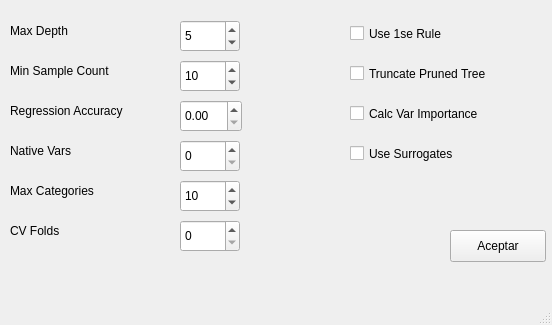
<?xml version="1.0" encoding="UTF-8"?>
<ui version="4.0">
 <class>Conf_ERTrees</class>
 <widget class="QMainWindow" name="Conf_ERTrees">
  <property name="geometry">
   <rect>
    <x>0</x>
    <y>0</y>
    <width>552</width>
    <height>325</height>
   </rect>
  </property>
  <property name="minimumSize">
   <size>
    <width>552</width>
    <height>325</height>
   </size>
  </property>
  <property name="windowTitle">
   <string>Configuración ERTrees</string>
  </property>
  <widget class="QWidget" name="centralwidget">
   <widget class="QSpinBox" name="max_categories">
    <property name="geometry">
     <rect>
      <x>180</x>
      <y>180</y>
      <width>60</width>
      <height>32</height>
     </rect>
    </property>
    <property name="minimum">
     <number>1</number>
    </property>
    <property name="maximum">
     <number>999999</number>
    </property>
    <property name="value">
     <number>10</number>
    </property>
   </widget>
   <widget class="QLabel" name="label">
    <property name="geometry">
     <rect>
      <x>10</x>
      <y>20</y>
      <width>101</width>
      <height>22</height>
     </rect>
    </property>
    <property name="text">
     <string>Max Depth</string>
    </property>
   </widget>
   <widget class="QLabel" name="label_6">
    <property name="geometry">
     <rect>
      <x>10</x>
      <y>220</y>
      <width>70</width>
      <height>22</height>
     </rect>
    </property>
    <property name="text">
     <string>CV Folds</string>
    </property>
   </widget>
   <widget class="QDoubleSpinBox" name="regression_accuracy">
    <property name="geometry">
     <rect>
      <x>180</x>
      <y>100</y>
      <width>62</width>
      <height>32</height>
     </rect>
    </property>
    <property name="maximum">
     <double>999999.000000000000000</double>
    </property>
   </widget>
   <widget class="QCheckBox" name="use_1se_rule">
    <property name="geometry">
     <rect>
      <x>350</x>
      <y>20</y>
      <width>141</width>
      <height>27</height>
     </rect>
    </property>
    <property name="text">
     <string>Use 1se Rule</string>
    </property>
   </widget>
   <widget class="QCheckBox" name="use_surrogates">
    <property name="geometry">
     <rect>
      <x>350</x>
      <y>140</y>
      <width>151</width>
      <height>27</height>
     </rect>
    </property>
    <property name="text">
     <string>Use Surrogates</string>
    </property>
   </widget>
   <widget class="QLabel" name="label_2">
    <property name="geometry">
     <rect>
      <x>10</x>
      <y>60</y>
      <width>131</width>
      <height>22</height>
     </rect>
    </property>
    <property name="text">
     <string>Min Sample Count</string>
    </property>
   </widget>
   <widget class="QSpinBox" name="min_sample_count">
    <property name="geometry">
     <rect>
      <x>180</x>
      <y>60</y>
      <width>60</width>
      <height>32</height>
     </rect>
    </property>
    <property name="minimum">
     <number>1</number>
    </property>
    <property name="maximum">
     <number>999999</number>
    </property>
    <property name="value">
     <number>10</number>
    </property>
   </widget>
   <widget class="QLabel" name="label_5">
    <property name="geometry">
     <rect>
      <x>10</x>
      <y>180</y>
      <width>131</width>
      <height>22</height>
     </rect>
    </property>
    <property name="text">
     <string>Max Categories</string>
    </property>
   </widget>
   <widget class="QPushButton" name="Aceptar">
    <property name="geometry">
     <rect>
      <x>450</x>
      <y>230</y>
      <width>96</width>
      <height>32</height>
     </rect>
    </property>
    <property name="text">
     <string>Aceptar</string>
    </property>
   </widget>
   <widget class="QLabel" name="label_3">
    <property name="geometry">
     <rect>
      <x>10</x>
      <y>100</y>
      <width>161</width>
      <height>22</height>
     </rect>
    </property>
    <property name="text">
     <string>Regression Accuracy</string>
    </property>
   </widget>
   <widget class="QSpinBox" name="cv_folds">
    <property name="geometry">
     <rect>
      <x>180</x>
      <y>220</y>
      <width>60</width>
      <height>32</height>
     </rect>
    </property>
    <property name="maximum">
     <number>999999</number>
    </property>
   </widget>
   <widget class="QSpinBox" name="native_vars">
    <property name="geometry">
     <rect>
      <x>180</x>
      <y>140</y>
      <width>60</width>
      <height>32</height>
     </rect>
    </property>
    <property name="maximum">
     <number>999999</number>
    </property>
   </widget>
   <widget class="QSpinBox" name="max_depth">
    <property name="geometry">
     <rect>
      <x>180</x>
      <y>20</y>
      <width>60</width>
      <height>32</height>
     </rect>
    </property>
    <property name="minimum">
     <number>1</number>
    </property>
    <property name="maximum">
     <number>999999</number>
    </property>
    <property name="value">
     <number>5</number>
    </property>
   </widget>
   <widget class="QCheckBox" name="truncate_pruned_tree">
    <property name="geometry">
     <rect>
      <x>350</x>
      <y>60</y>
      <width>201</width>
      <height>27</height>
     </rect>
    </property>
    <property name="text">
     <string>Truncate Pruned Tree</string>
    </property>
   </widget>
   <widget class="QCheckBox" name="calc_var_importance">
    <property name="geometry">
     <rect>
      <x>350</x>
      <y>100</y>
      <width>191</width>
      <height>27</height>
     </rect>
    </property>
    <property name="text">
     <string>Calc Var Importance</string>
    </property>
   </widget>
   <widget class="QLabel" name="label_4">
    <property name="geometry">
     <rect>
      <x>10</x>
      <y>140</y>
      <width>101</width>
      <height>22</height>
     </rect>
    </property>
    <property name="text">
     <string>Native Vars</string>
    </property>
   </widget>
  </widget>
  <widget class="QMenuBar" name="menubar">
   <property name="geometry">
    <rect>
     <x>0</x>
     <y>0</y>
     <width>552</width>
     <height>30</height>
    </rect>
   </property>
  </widget>
  <widget class="QStatusBar" name="statusbar"/>
 </widget>
 <resources/>
 <connections/>
</ui>
